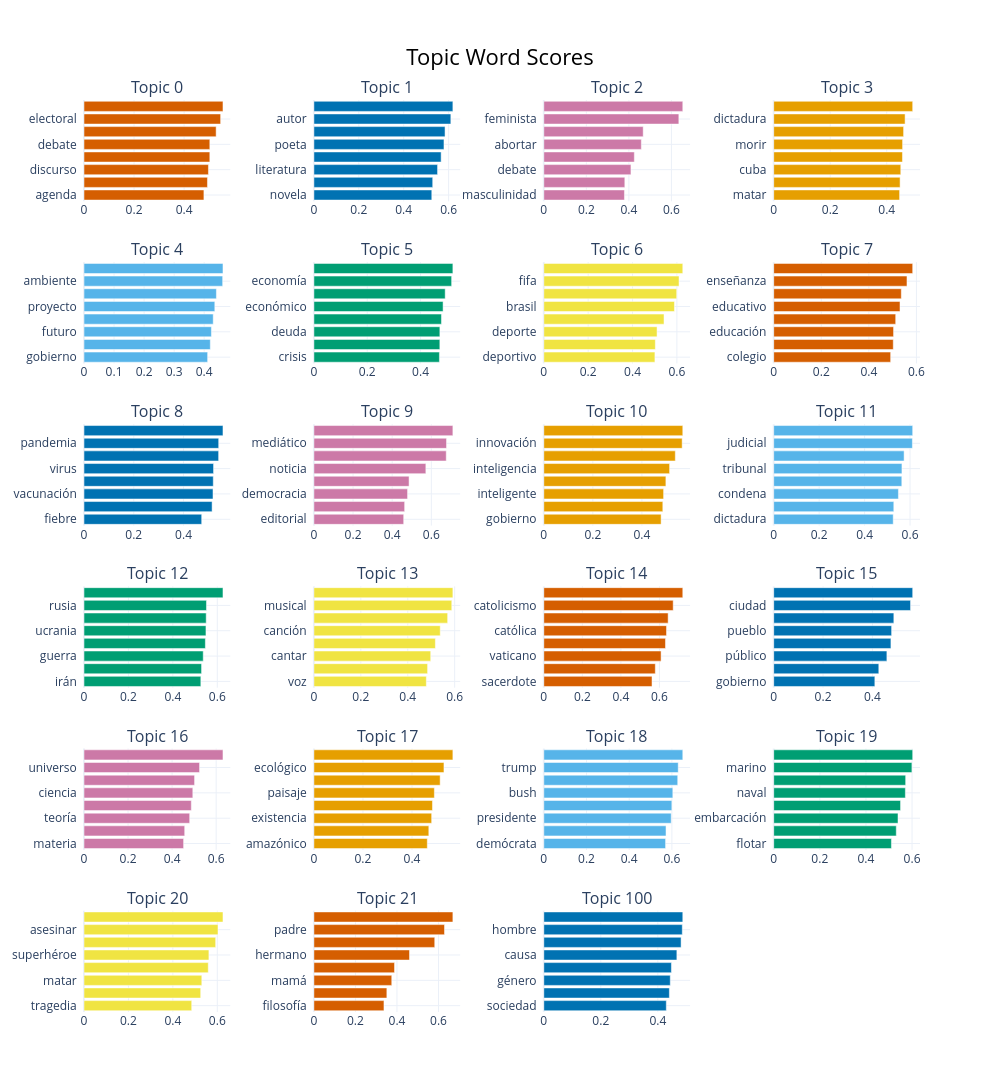

The notebook cell this image was saved under:
### Code cell
topic_model.visualize_barchart(top_n_topics=50, n_words=8)

### Figure 1 — Plotly figure (JSON) as saved in the notebook; plotly's stock layout.template omitted (floating-point values rounded to 4 significant figures)
{"data": [{"marker": {"color": "#D55E00"}, "orientation": "h", "type": "bar", "x": [0.4791, 0.4932, 0.4972, 0.5026, 0.5027, 0.5279, 0.5459, 0.5553], "xaxis": "x", "y": ["agenda  ", "voto  ", "discurso  ", "votar  ", "debate  ", "campaña  ", "electoral  ", "candidato  "], "yaxis": "y"}, {"marker": {"color": "#0072B2"}, "orientation": "h", "type": "bar", "x": [0.5251, 0.5291, 0.5507, 0.5667, 0.5793, 0.5841, 0.6099, 0.619], "xaxis": "x2", "y": ["novela  ", "personaje  ", "literatura  ", "protagonista  ", "poeta  ", "escritor  ", "autor  ", "literario  "], "yaxis": "y2"}, {"marker": {"color": "#CC79A7"}, "orientation": "h", "type": "bar", "x": [0.3792, 0.3809, 0.4097, 0.4257, 0.4585, 0.4673, 0.6349, 0.6534], "xaxis": "x3", "y": ["masculinidad  ", "libertad  ", "debate  ", "patriarcado  ", "abortar  ", "aborto  ", "feminista  ", "feminismo  "], "yaxis": "y3"}, {"marker": {"color": "#E69F00"}, "orientation": "h", "type": "bar", "x": [0.4455, 0.4473, 0.4497, 0.4556, 0.4561, 0.4597, 0.4649, 0.4918], "xaxis": "x4", "y": ["matar  ", "cubano  ", "cuba  ", "desaparición  ", "morir  ", "muerte  ", "dictadura  ", "muerto  "], "yaxis": "y4"}, {"marker": {"color": "#56B4E9"}, "orientation": "h", "type": "bar", "x": [0.4116, 0.4204, 0.4241, 0.4301, 0.4354, 0.4407, 0.4616, 0.4626], "xaxis": "x5", "y": ["gobierno  ", "cambio  ", "futuro  ", "sociedad  ", "proyecto  ", "crisis  ", "ambiente  ", "ambiental  "], "yaxis": "y5"}, {"marker": {"color": "#009E73"}, "orientation": "h", "type": "bar", "x": [0.4707, 0.4723, 0.4724, 0.4784, 0.4845, 0.4924, 0.5166, 0.5212], "xaxis": "x6", "y": ["crisis  ", "reforma  ", "deuda  ", "fiscal  ", "económico  ", "pobreza  ", "economía  ", "déficit  "], "yaxis": "y6"}, {"marker": {"color": "#F0E442"}, "orientation": "h", "type": "bar", "x": [0.501, 0.5028, 0.5106, 0.542, 0.589, 0.5992, 0.6097, 0.6266], "xaxis": "x7", "y": ["deportivo  ", "campeón  ", "deporte  ", "barcelona  ", "brasil  ", "fútbol  ", "fifa  ", "futbolista  "], "yaxis": "y7"}, {"marker": {"color": "#D55E00"}, "orientation": "h", "type": "bar", "x": [0.4916, 0.5027, 0.5039, 0.5128, 0.531, 0.5364, 0.5603, 0.5843], "xaxis": "x8", "y": ["colegio  ", "docente  ", "educación  ", "enseñar  ", "educativo  ", "escolar  ", "enseñanza  ", "pedagógico  "], "yaxis": "y8"}, {"marker": {"color": "#0072B2"}, "orientation": "h", "type": "bar", "x": [0.473, 0.5148, 0.5185, 0.5196, 0.5206, 0.541, 0.5413, 0.5586], "xaxis": "x9", "y": ["fiebre  ", "coronavirus  ", "vacunación  ", "vacuna  ", "virus  ", "vacunar  ", "pandemia  ", "epidemia  "], "yaxis": "y9"}, {"marker": {"color": "#CC79A7"}, "orientation": "h", "type": "bar", "x": [0.4588, 0.4637, 0.4786, 0.4863, 0.5721, 0.6762, 0.6778, 0.7102], "xaxis": "x10", "y": ["editorial  ", "periodismo  ", "democracia  ", "publicar  ", "noticia  ", "periodista  ", "mediático  ", "periodístico  "], "yaxis": "y10"}, {"marker": {"color": "#E69F00"}, "orientation": "h", "type": "bar", "x": [0.4783, 0.4852, 0.4884, 0.4977, 0.5128, 0.5361, 0.5641, 0.5666], "xaxis": "x11", "y": ["gobierno  ", "tech  ", "inteligente  ", "futuro  ", "inteligencia  ", "tecnología  ", "innovación  ", "tecnológico  "], "yaxis": "y11"}, {"marker": {"color": "#56B4E9"}, "orientation": "h", "type": "bar", "x": [0.5259, 0.5285, 0.5488, 0.5637, 0.5643, 0.5738, 0.6103, 0.6116], "xaxis": "x12", "y": ["dictadura  ", "sentencia  ", "condena  ", "juez  ", "tribunal  ", "juzgado  ", "judicial  ", "justicia  "], "yaxis": "y12"}, {"marker": {"color": "#009E73"}, "orientation": "h", "type": "bar", "x": [0.526, 0.5293, 0.5367, 0.5464, 0.549, 0.5501, 0.5514, 0.6257], "xaxis": "x13", "y": ["irán  ", "ruso  ", "guerra  ", "moscú  ", "ucrania  ", "siria  ", "rusia  ", "soviético  "], "yaxis": "y13"}, {"marker": {"color": "#F0E442"}, "orientation": "h", "type": "bar", "x": [0.4792, 0.4846, 0.4979, 0.5177, 0.5385, 0.5701, 0.5876, 0.5924], "xaxis": "x14", "y": ["voz  ", "banda  ", "cantar  ", "cantante  ", "canción  ", "músico  ", "musical  ", "música  "], "yaxis": "y14"}, {"marker": {"color": "#D55E00"}, "orientation": "h", "type": "bar", "x": [0.5615, 0.5786, 0.6085, 0.6313, 0.6367, 0.6451, 0.6713, 0.7211], "xaxis": "x15", "y": ["sacerdote  ", "jesuita  ", "vaticano  ", "católico  ", "católica  ", "arzobispo  ", "catolicismo  ", "papal  "], "yaxis": "y15"}, {"marker": {"color": "#0072B2"}, "orientation": "h", "type": "bar", "x": [0.4099, 0.4259, 0.4587, 0.475, 0.4778, 0.4868, 0.5545, 0.5632], "xaxis": "x16", "y": ["gobierno  ", "violencia  ", "público  ", "barrio  ", "pueblo  ", "vecino  ", "ciudad  ", "urbano  "], "yaxis": "y16"}, {"marker": {"color": "#CC79A7"}, "orientation": "h", "type": "bar", "x": [0.4523, 0.4573, 0.4799, 0.4873, 0.4941, 0.5021, 0.5247, 0.6311], "xaxis": "x17", "y": ["materia  ", "cuántico  ", "teoría  ", "científico  ", "ciencia  ", "astrología  ", "universo  ", "astrónomo  "], "yaxis": "y17"}, {"marker": {"color": "#E69F00"}, "orientation": "h", "type": "bar", "x": [0.4623, 0.4685, 0.4801, 0.4834, 0.4912, 0.5147, 0.5302, 0.5666], "xaxis": "x18", "y": ["amazónico  ", "libro  ", "existencia  ", "extinción  ", "paisaje  ", "naturaleza  ", "ecológico  ", "selva  "], "yaxis": "y18"}, {"marker": {"color": "#56B4E9"}, "orientation": "h", "type": "bar", "x": [0.5704, 0.5725, 0.5967, 0.5998, 0.6043, 0.6273, 0.6296, 0.651], "xaxis": "x19", "y": ["demócrata  ", "candidato  ", "presidente  ", "presidencia  ", "bush  ", "republicano  ", "trump  ", "presidencial  "], "yaxis": "y19"}, {"marker": {"color": "#009E73"}, "orientation": "h", "type": "bar", "x": [0.5105, 0.5316, 0.5391, 0.5501, 0.571, 0.5723, 0.5994, 0.6027], "xaxis": "x20", "y": ["flotar  ", "barco  ", "embarcación  ", "marítimo  ", "naval  ", "océano  ", "marino  ", "submarino  "], "yaxis": "y20"}, {"marker": {"color": "#F0E442"}, "orientation": "h", "type": "bar", "x": [0.4849, 0.5253, 0.5303, 0.5593, 0.5623, 0.5927, 0.6032, 0.6256], "xaxis": "x21", "y": ["tragedia  ", "crueldad  ", "matar  ", "asesinato  ", "superhéroe  ", "héroe  ", "asesinar  ", "asesino  "], "yaxis": "y21"}, {"marker": {"color": "#D55E00"}, "orientation": "h", "type": "bar", "x": [0.3373, 0.3512, 0.3749, 0.3882, 0.4603, 0.5818, 0.6289, 0.6692], "xaxis": "x22", "y": ["filosofía  ", "filosofar  ", "mamá  ", "hombre  ", "hermano  ", "abuelo  ", "padre  ", "papá  "], "yaxis": "y22"}, {"marker": {"color": "#0072B2"}, "orientation": "h", "type": "bar", "x": [0.4297, 0.4404, 0.4437, 0.4477, 0.4668, 0.4816, 0.4858, 0.4875], "xaxis": "x23", "y": ["sociedad  ", "mundo  ", "género  ", "humano  ", "causa  ", "pueblo  ", "hombre  ", "padre  "], "yaxis": "y23"}], "layout": {"annotations": [{"font": {"size": 16}, "showarrow": false, "text": "Topic 0", "x": 0.0875, "xanchor": "center", "xref": "paper", "y": 1, "yanchor": "bottom", "yref": "paper"}, {"font": {"size": 16}, "showarrow": false, "text": "Topic 1", "x": 0.3625, "xanchor": "center", "xref": "paper", "y": 1, "yanchor": "bottom", "yref": "paper"}, {"font": {"size": 16}, "showarrow": false, "text": "Topic 2", "x": 0.6375, "xanchor": "center", "xref": "paper", "y": 1, "yanchor": "bottom", "yref": "paper"}, {"font": {"size": 16}, "showarrow": false, "text": "Topic 3", "x": 0.9125, "xanchor": "center", "xref": "paper", "y": 1, "yanchor": "bottom", "yref": "paper"}, {"font": {"size": 16}, "showarrow": false, "text": "Topic 4", "x": 0.0875, "xanchor": "center", "xref": "paper", "y": 0.8222, "yanchor": "bottom", "yref": "paper"}, {"font": {"size": 16}, "showarrow": false, "text": "Topic 5", "x": 0.3625, "xanchor": "center", "xref": "paper", "y": 0.8222, "yanchor": "bottom", "yref": "paper"}, {"font": {"size": 16}, "showarrow": false, "text": "Topic 6", "x": 0.6375, "xanchor": "center", "xref": "paper", "y": 0.8222, "yanchor": "bottom", "yref": "paper"}, {"font": {"size": 16}, "showarrow": false, "text": "Topic 7", "x": 0.9125, "xanchor": "center", "xref": "paper", "y": 0.8222, "yanchor": "bottom", "yref": "paper"}, {"font": {"size": 16}, "showarrow": false, "text": "Topic 8", "x": 0.0875, "xanchor": "center", "xref": "paper", "y": 0.6444, "yanchor": "bottom", "yref": "paper"}, {"font": {"size": 16}, "showarrow": false, "text": "Topic 9", "x": 0.3625, "xanchor": "center", "xref": "paper", "y": 0.6444, "yanchor": "bottom", "yref": "paper"}, {"font": {"size": 16}, "showarrow": false, "text": "Topic 10", "x": 0.6375, "xanchor": "center", "xref": "paper", "y": 0.6444, "yanchor": "bottom", "yref": "paper"}, {"font": {"size": 16}, "showarrow": false, "text": "Topic 11", "x": 0.9125, "xanchor": "center", "xref": "paper", "y": 0.6444, "yanchor": "bottom", "yref": "paper"}, {"font": {"size": 16}, "showarrow": false, "text": "Topic 12", "x": 0.0875, "xanchor": "center", "xref": "paper", "y": 0.4667, "yanchor": "bottom", "yref": "paper"}, {"font": {"size": 16}, "showarrow": false, "text": "Topic 13", "x": 0.3625, "xanchor": "center", "xref": "paper", "y": 0.4667, "yanchor": "bottom", "yref": "paper"}, {"font": {"size": 16}, "showarrow": false, "text": "Topic 14", "x": 0.6375, "xanchor": "center", "xref": "paper", "y": 0.4667, "yanchor": "bottom", "yref": "paper"}, {"font": {"size": 16}, "showarrow": false, "text": "Topic 15", "x": 0.9125, "xanchor": "center", "xref": "paper", "y": 0.4667, "yanchor": "bottom", "yref": "paper"}, {"font": {"size": 16}, "showarrow": false, "text": "Topic 16", "x": 0.0875, "xanchor": "center", "xref": "paper", "y": 0.2889, "yanchor": "bottom", "yref": "paper"}, {"font": {"size": 16}, "showarrow": false, "text": "Topic 17", "x": 0.3625, "xanchor": "center", "xref": "paper", "y": 0.2889, "yanchor": "bottom", "yref": "paper"}, {"font": {"size": 16}, "showarrow": false, "text": "Topic 18", "x": 0.6375, "xanchor": "center", "xref": "paper", "y": 0.2889, "yanchor": "bottom", "yref": "paper"}, {"font": {"size": 16}, "showarrow": false, "text": "Topic 19", "x": 0.9125, "xanchor": "center", "xref": "paper", "y": 0.2889, "yanchor": "bottom", "yref": "paper"}, {"font": {"size": 16}, "showarrow": false, "text": "Topic 20", "x": 0.0875, "xanchor": "center", "xref": "paper", "y": 0.1111, "yanchor": "bottom", "yref": "paper"}, {"font": {"size": 16}, "showarrow": false, "text": "Topic 21", "x": 0.3625, "xanchor": "center", "xref": "paper", "y": 0.1111, "yanchor": "bottom", "yref": "paper"}, {"font": {"size": 16}, "showarrow": false, "text": "Topic 100", "x": 0.6375, "xanchor": "center", "xref": "paper", "y": 0.1111, "yanchor": "bottom", "yref": "paper"}], "height": 1500, "hoverlabel": {"bgcolor": "white", "font": {"family": "Rockwell", "size": 16}}, "showlegend": false, "title": {"font": {"color": "Black", "size": 22}, "text": "Topic Word Scores", "x": 0.5, "xanchor": "center", "yanchor": "top"}, "width": 1000, "xaxis": {"anchor": "y", "domain": [0, 0.175], "showgrid": true}, "xaxis10": {"anchor": "y10", "domain": [0.275, 0.45], "showgrid": true}, "xaxis11": {"anchor": "y11", "domain": [0.55, 0.725], "showgrid": true}, "xaxis12": {"anchor": "y12", "domain": [0.825, 1], "showgrid": true}, "xaxis13": {"anchor": "y13", "domain": [0, 0.175], "showgrid": true}, "xaxis14": {"anchor": "y14", "domain": [0.275, 0.45], "showgrid": true}, "xaxis15": {"anchor": "y15", "domain": [0.55, 0.725], "showgrid": true}, "xaxis16": {"anchor": "y16", "domain": [0.825, 1], "showgrid": true}, "xaxis17": {"anchor": "y17", "domain": [0, 0.175], "showgrid": true}, "xaxis18": {"anchor": "y18", "domain": [0.275, 0.45], "showgrid": true}, "xaxis19": {"anchor": "y19", "domain": [0.55, 0.725], "showgrid": true}, "xaxis2": {"anchor": "y2", "domain": [0.275, 0.45], "showgrid": true}, "xaxis20": {"anchor": "y20", "domain": [0.825, 1], "showgrid": true}, "xaxis21": {"anchor": "y21", "domain": [0, 0.175], "showgrid": true}, "xaxis22": {"anchor": "y22", "domain": [0.275, 0.45], "showgrid": true}, "xaxis23": {"anchor": "y23", "domain": [0.55, 0.725], "showgrid": true}, "xaxis24": {"anchor": "y24", "domain": [0.825, 1], "showgrid": true}, "xaxis3": {"anchor": "y3", "domain": [0.55, 0.725], "showgrid": true}, "xaxis4": {"anchor": "y4", "domain": [0.825, 1], "showgrid": true}, "xaxis5": {"anchor": "y5", "domain": [0, 0.175], "showgrid": true}, "xaxis6": {"anchor": "y6", "domain": [0.275, 0.45], "showgrid": true}, "xaxis7": {"anchor": "y7", "domain": [0.55, 0.725], "showgrid": true}, "xaxis8": {"anchor": "y8", "domain": [0.825, 1], "showgrid": true}, "xaxis9": {"anchor": "y9", "domain": [0, 0.175], "showgrid": true}, "yaxis": {"anchor": "x", "domain": [0.8889, 1], "showgrid": true}, "yaxis10": {"anchor": "x10", "domain": [0.5333, 0.6444], "showgrid": true}, "yaxis11": {"anchor": "x11", "domain": [0.5333, 0.6444], "showgrid": true}, "yaxis12": {"anchor": "x12", "domain": [0.5333, 0.6444], "showgrid": true}, "yaxis13": {"anchor": "x13", "domain": [0.3556, 0.4667], "showgrid": true}, "yaxis14": {"anchor": "x14", "domain": [0.3556, 0.4667], "showgrid": true}, "yaxis15": {"anchor": "x15", "domain": [0.3556, 0.4667], "showgrid": true}, "yaxis16": {"anchor": "x16", "domain": [0.3556, 0.4667], "showgrid": true}, "yaxis17": {"anchor": "x17", "domain": [0.1778, 0.2889], "showgrid": true}, "yaxis18": {"anchor": "x18", "domain": [0.1778, 0.2889], "showgrid": true}, "yaxis19": {"anchor": "x19", "domain": [0.1778, 0.2889], "showgrid": true}, "yaxis2": {"anchor": "x2", "domain": [0.8889, 1], "showgrid": true}, "yaxis20": {"anchor": "x20", "domain": [0.1778, 0.2889], "showgrid": true}, "yaxis21": {"anchor": "x21", "domain": [0, 0.1111], "showgrid": true}, "yaxis22": {"anchor": "x22", "domain": [0, 0.1111], "showgrid": true}, "yaxis23": {"anchor": "x23", "domain": [0, 0.1111], "showgrid": true}, "yaxis24": {"anchor": "x24", "domain": [0, 0.1111], "showgrid": true}, "yaxis3": {"anchor": "x3", "domain": [0.8889, 1], "showgrid": true}, "yaxis4": {"anchor": "x4", "domain": [0.8889, 1], "showgrid": true}, "yaxis5": {"anchor": "x5", "domain": [0.7111, 0.8222], "showgrid": true}, "yaxis6": {"anchor": "x6", "domain": [0.7111, 0.8222], "showgrid": true}, "yaxis7": {"anchor": "x7", "domain": [0.7111, 0.8222], "showgrid": true}, "yaxis8": {"anchor": "x8", "domain": [0.7111, 0.8222], "showgrid": true}, "yaxis9": {"anchor": "x9", "domain": [0.5333, 0.6444], "showgrid": true}}}
